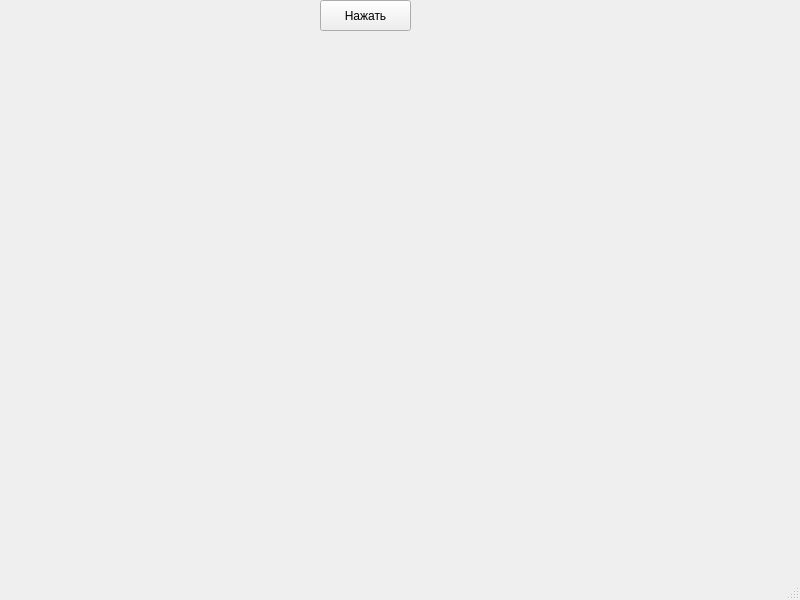
<?xml version="1.0" encoding="UTF-8"?>
<ui version="4.0">
 <class>MainWindow</class>
 <widget class="QMainWindow" name="MainWindow">
  <property name="geometry">
   <rect>
    <x>0</x>
    <y>0</y>
    <width>800</width>
    <height>600</height>
   </rect>
  </property>
  <property name="windowTitle">
   <string>MainWindow</string>
  </property>
  <widget class="QWidget" name="centralwidget">
   <widget class="QPushButton" name="pushButton">
    <property name="geometry">
     <rect>
      <x>320</x>
      <y>0</y>
      <width>91</width>
      <height>31</height>
     </rect>
    </property>
    <property name="text">
     <string>Нажать</string>
    </property>
   </widget>
   <widget class="QLabel" name="label">
    <property name="geometry">
     <rect>
      <x>360</x>
      <y>140</y>
      <width>16</width>
      <height>16</height>
     </rect>
    </property>
    <property name="text">
     <string>&lt;html&gt;&lt;head/&gt;&lt;body&gt;&lt;p&gt;&lt;br/&gt;&lt;/p&gt;&lt;/body&gt;&lt;/html&gt;</string>
    </property>
   </widget>
  </widget>
  <widget class="QMenuBar" name="menubar">
   <property name="geometry">
    <rect>
     <x>0</x>
     <y>0</y>
     <width>800</width>
     <height>22</height>
    </rect>
   </property>
  </widget>
  <widget class="QStatusBar" name="statusbar"/>
 </widget>
 <resources/>
 <connections/>
</ui>
